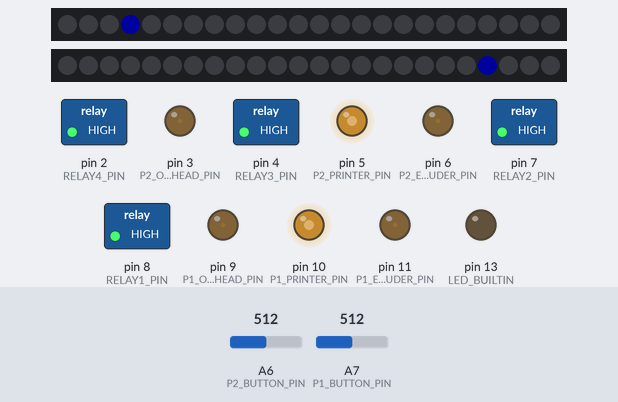
The sketch below on a simulated Arduino Nano, built with avr-gcc and run on an emulated ATmega328P. On the bench: 2 × 24 RGB LEDs in strip order, left to right, switched loads named in the sketch (green lamp = pin HIGH), output pins drawn as LEDs (lit = HIGH). The test bench sets the inputs (shaded band); at power-on: A6 (P2_BUTTON_PIN) = 512, A7 (P1_BUTTON_PIN) = 512. Dim RGB values are drawn brighter than linear.

Above: at 1.2 s.
1.3 s: A6 (P2_BUTTON_PIN) set to 530
At 1.76 s:
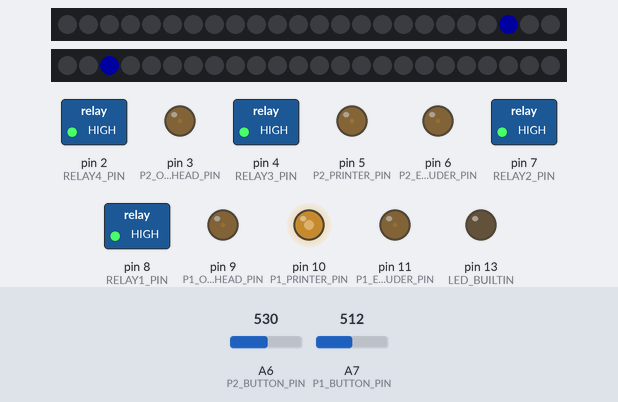
4.0 s: A7 (P1_BUTTON_PIN) set to 539
At 4.32 s:
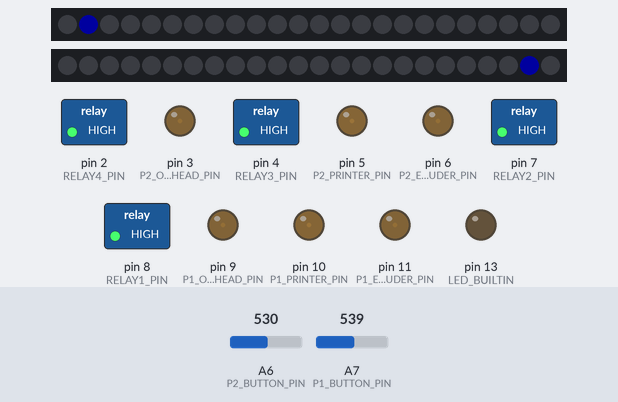
7.0 s: A6 (P2_BUTTON_PIN) set to 511
At 7.51 s:
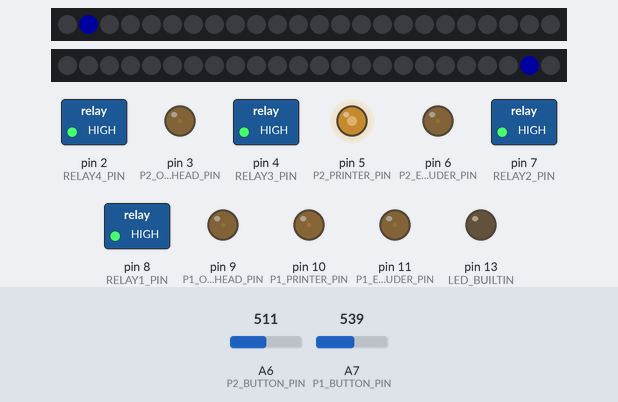
9.8 s: A7 (P1_BUTTON_PIN) set to 565
At 10.07 s:
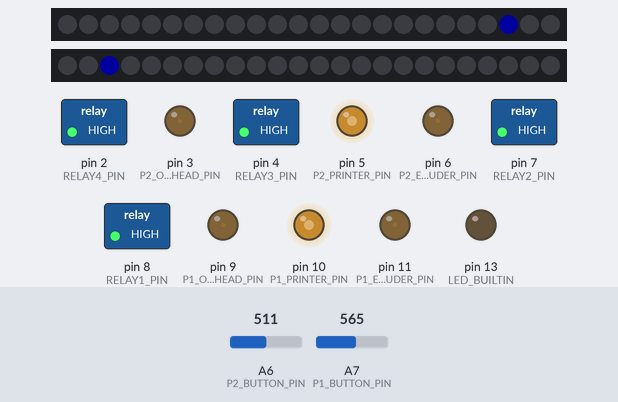
12.8 s: A7 (P1_BUTTON_PIN) set to 610
At 13.27 s:
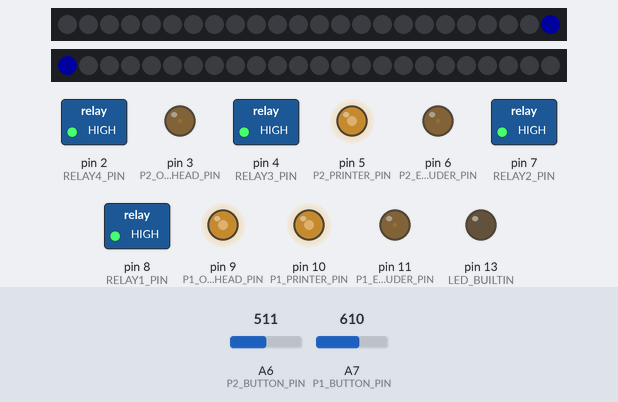
15.5 s: A6 (P2_BUTTON_PIN) set to 610
At 15.83 s:
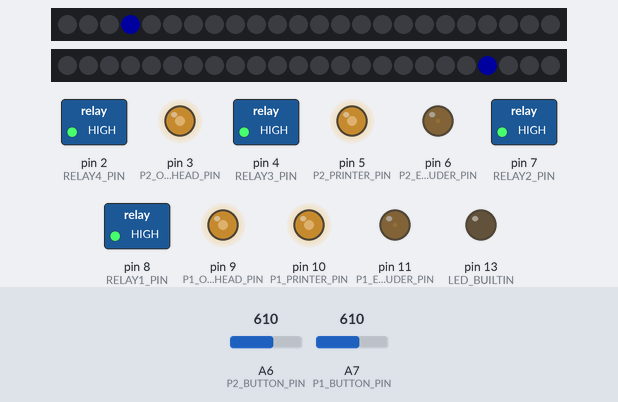
Timing chart, 0 to 18.5 s (numbered marks = the images above; inputs shaded):
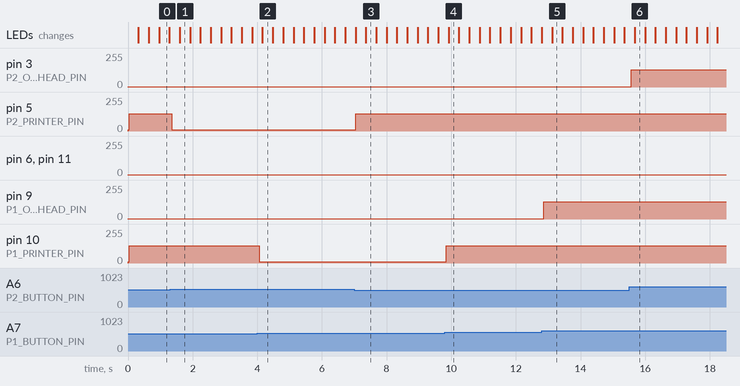

Measured:
- the behaviour switches between 521 and 522 on A6 (P2_BUTTON_PIN) (found by bisection; images 0 and 1)
- the behaviour switches between 521 and 522 on A7 (P1_BUTTON_PIN) (found by bisection; images 1 and 2)
- the behaviour switches between 548 and 549 on A7 (P1_BUTTON_PIN) (found by bisection; images 3 and 4)
- after the input at 1.3 s, pin 5 (P2_PRINTER_PIN): 128/255 → 8/255 after 0.05 s
- after the input at 4.0 s, pin 10 (P1_PRINTER_PIN): 128/255 → 8/255 after 0.05 s
- after the input at 7.0 s, pin 5 (P2_PRINTER_PIN): 8/255 → 128/255 at once
- after the input at 9.8 s, pin 10 (P1_PRINTER_PIN): 8/255 → 128/255 after 0.05 s
- after the input at 12.8 s, pin 9 (P1_OVERHEAD_PIN): 2/255 → 128/255 after 0.07 s
- after the input at 15.5 s, pin 3 (P2_OVERHEAD_PIN): 2/255 → 128/255 after 0.07 s

The sketch:

RepetierLights2.ino
```cpp
#include <FastLED.h>
#include "common.h"
#include "status_led.h"
#include "buttons.h"

DoorPattern doorpattern1 = DoorPattern(-1);
DoorPattern doorpattern2 = DoorPattern(1);

ButtonPanel buttonpanel1 = ButtonPanel(P1_BUTTON_PIN);
ButtonController buttoncontroller1(&buttonpanel1, P1_EXTRUDER_PIN, P1_PRINTER_PIN, P1_OVERHEAD_PIN);
ButtonPanel buttonpanel2 = ButtonPanel(P2_BUTTON_PIN);
ButtonController buttoncontroller2(&buttonpanel2, P2_EXTRUDER_PIN, P2_PRINTER_PIN, P2_OVERHEAD_PIN);

void setup() {
  pinMode(LED_BUILTIN, OUTPUT);

  status_col=CRGB::Black;
  status_col_background=CRGB::Blue;
  status_complete=128;

  buttonpanel1.setup();
  buttoncontroller1.setup();
  buttonpanel2.setup();
  buttoncontroller2.setup();

  doorpattern1.setup();
  doorpattern2.setup();
  FastLED.addLeds<NEOPIXEL, P1_LEDBAR_PIN>(p1_status_leds, NUM_LEDS);
  FastLED.addLeds<NEOPIXEL, P2_LEDBAR_PIN>(p2_status_leds, NUM_LEDS);

  digitalWrite(RELAY1_PIN, HIGH);
  digitalWrite(RELAY2_PIN, HIGH);
  digitalWrite(RELAY3_PIN, HIGH);
  digitalWrite(RELAY4_PIN, HIGH);
  pinMode(RELAY1_PIN, OUTPUT);
  pinMode(RELAY2_PIN, OUTPUT);
  pinMode(RELAY3_PIN, OUTPUT);
  pinMode(RELAY4_PIN, OUTPUT);
  pinMode(P1_EXTRUDER_PIN, OUTPUT);
  pinMode(P1_PRINTER_PIN, OUTPUT);
  pinMode(P1_OVERHEAD_PIN, OUTPUT);
  pinMode(P2_EXTRUDER_PIN, OUTPUT);
  pinMode(P2_PRINTER_PIN, OUTPUT);
  pinMode(P2_OVERHEAD_PIN, OUTPUT);
  pinMode(P1_BUTTON_PIN, INPUT);
  pinMode(P2_BUTTON_PIN, INPUT);
}

void loop() {
  //digitalWrite(POWER_RELAY_PIN, power_relay_status);
  buttoncontroller1.update();
  buttoncontroller2.update();
  doorpattern1.update(p1_status_leds);
  doorpattern2.update(p2_status_leds);
  FastLED.show();
  //commandqueue = commandqueue + Serial.readString();
  //check_serial();
  delay(33);
}
```

buttons.h
```cpp
#define BTN1_THRESHOLD 10
#define BTN2_THRESHOLD 600
#define BTN3_THRESHOLD 1000

class ButtonPanel {

  int _analogpin;
  int _last_read;
  int _last_button;
  int _current_button;

  public:
    ButtonPanel(int analogpin) {
      _analogpin = analogpin;
      _last_read = 1023;
    }

    //This is called everytime the pattern starts to be used
    virtual void setup() {
    }

    //Called every frame. Pattern should be supplied to provided buffer
    virtual void update() {
      int old_read = _last_read;
      _last_read = analogRead(_analogpin);
      int button = 0;
      if(abs(old_read-_last_read)<10) {
        if(_last_read<BTN1_THRESHOLD) {
          button = 1;
        } else if(_last_read<BTN2_THRESHOLD) {
          button = 2;
        } else if(_last_read<BTN3_THRESHOLD) {
          button = 3;
        }
      }
      _last_button = _current_button;
      _current_button = button;
    }

    virtual int get_hold() {
      return _current_button;
    }

    virtual int get_press() {
      if(_current_button==_last_button)
        return 0;
      return _current_button;
    }
};

class ButtonController {

  ButtonPanel *_panel;
  int _pwm_ext;
  int _pwm_prnt;
  int _pwm_ohead;

  bool _stat_ext;
  bool _stat_print;
  bool _stat_ohead;

  public:
    ButtonController(ButtonPanel* panel, int ext, int prnt, int ohead) {
      _panel = panel;
      _pwm_ext = ext;
      _pwm_prnt = prnt;
      _pwm_ohead = ohead;
      _stat_ext = false;
      _stat_print = false;
      _stat_ohead = false;
    }

    //This is called everytime the pattern starts to be used
    virtual void setup() {
    }

    //Called every frame. Pattern should be supplied to provided buffer
    virtual void update() {
      _panel->update();
      if(_panel->get_press()==1) {
        _stat_ext = !_stat_ext;
      }
      if(_panel->get_press()==2) {
        _stat_print = !_stat_print;
      }
      if(_panel->get_press()==3) {
        _stat_ohead = !_stat_ohead;
      }

      if(_stat_ext) {
        analogWrite(_pwm_ext, 128);
      } else {
        analogWrite(_pwm_ext, 2);
      }
      if(_stat_print) {
        analogWrite(_pwm_prnt, 128);
      } else {
        analogWrite(_pwm_prnt, 8);
      }
      if(_stat_ohead) {
        analogWrite(_pwm_ohead, 128);
      } else {
        analogWrite(_pwm_ohead, 2);
      }

    }
};
```

common.h
```cpp
#define NUM_LEDS         24

#define RELAY1_PIN 8
#define RELAY2_PIN 7
#define RELAY3_PIN 4
#define RELAY4_PIN 2


//6 pwm:
//2x Extruder
//2x Printer
//2x Overhead

#define P1_EXTRUDER_PIN 11
#define P1_PRINTER_PIN 10
#define P1_OVERHEAD_PIN 9

#define P2_EXTRUDER_PIN 6
#define P2_PRINTER_PIN 5
#define P2_OVERHEAD_PIN 3

//8 + 8 io
//(6) button x 2-3
#define P1_BUTTON_PIN A7

#define P2_BUTTON_PIN A6

//(4) relay x 4
#define P1_POWER_PIN RELAY1_PIN
#define P1_POWER_PIN RELAY2_PIN

//(2) neopixel
#define P1_LEDBAR_PIN A5
#define P2_LEDBAR_PIN A4
```

status_led.h
```cpp
CRGB p1_status_leds[NUM_LEDS];
CRGB p2_status_leds[NUM_LEDS];

CRGB status_col;
CRGB status_col_background;
byte status_complete;

/*
 * base class, by default blanks all LEDs
 */
class Pattern {
  public:
    //This is called everytime the pattern starts to be used
    virtual void setup() {
    }
    //Called every frame. Pattern should be supplied to provided buffer
    virtual void update(CRGB ledbuffer[]) {
      for (int i = 0; i < NUM_LEDS; i++) {
        ledbuffer[i] = CRGB::Black;
      }
    }
};

class DoorPattern: public Pattern {

    int flow_position;
    int _dir;

  public:
    DoorPattern(int dir) {
      _dir = dir;
    }

    virtual void setup() {
      flow_position = 0;
    }

    virtual void update(CRGB ledbuffer[]) {
      for (int i = 0; i < NUM_LEDS; i++) {
          ledbuffer[i]=CRGB::Black;
      }
      if(flow_position<NUM_LEDS) {
        ledbuffer[_pos(flow_position)]=0x000020;
      } else {
        ledbuffer[_pos(2*NUM_LEDS-2-flow_position)]=0x000020;
      }
      flow_position = (flow_position+1) % (NUM_LEDS*2-2);
    }

    int _pos(int pos) {
      if(_dir==1) return pos;
      return NUM_LEDS-pos-1;
    }
};
```
